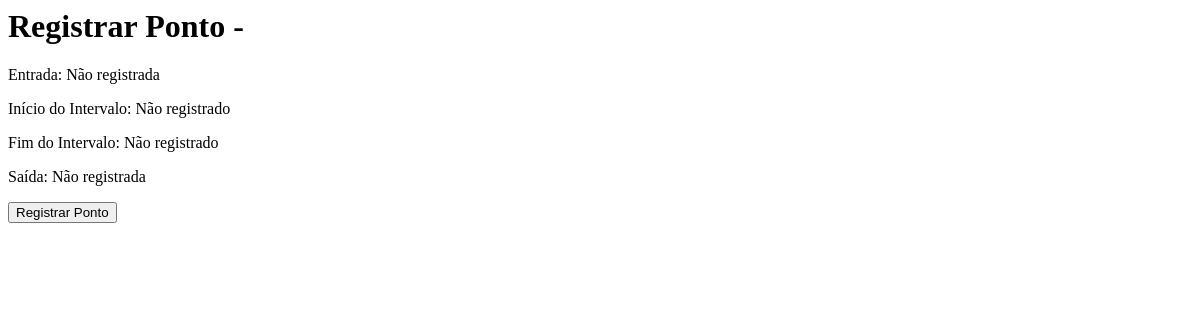
The app's page /registrar_ponto/ (signed in), older data.
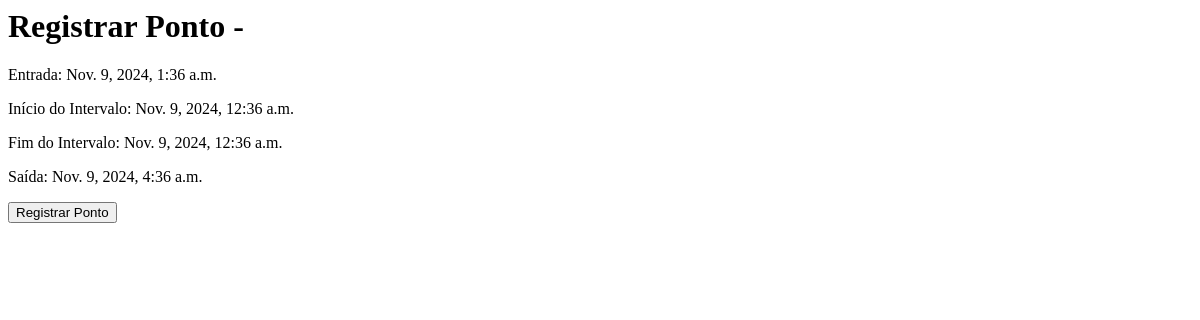
The same page, newer data.
### ponto/models.py (models this page shows, shortened)
class Ponto(models.Model):
    funcionario = models.ForeignKey(Funcionario, on_delete=models.CASCADE)
    data = models.DateField()
    entrada = models.DateTimeField(null=True, blank=True)
    inicio_intervalo = models.DateTimeField(null=True, blank=True)
    fim_intervalo = models.DateTimeField(null=True, blank=True)
    saida = models.DateTimeField(null=True, blank=True)

### ponto/views.py (the view, shortened to what this page needs)
# urls.py: path('registrar_ponto/', views.registrar_ponto, name='registrar_ponto'),
@login_required
def registrar_ponto(request):
    funcionario = request.user.funcionario
    hoje = timezone.now().date()
    ponto = Ponto.objects.filter(funcionario=funcionario, data=hoje).first()
    context = {
        'ponto': ponto,
        'hoje': hoje
    }
    return render(request, 'registrar_ponto.html', context)

### ponto/templates/registrar_ponto.html (shortened to what this page needs)
<h1>Registrar Ponto - {{ funcionario.nome }}</h1>
{% if ponto.entrada %}
    <p>Entrada: {{ ponto.entrada }}</p>
{% else %}
    <p>Entrada: Não registrada</p>
{% endif %}
{% if ponto.inicio_intervalo %}
    <p>Início do Intervalo: {{ ponto.inicio_intervalo }}</p>
{% else %}
    <p>Início do Intervalo: Não registrado</p>
{% endif %}
{% if ponto.fim_intervalo %}
    <p>Fim do Intervalo: {{ ponto.fim_intervalo }}</p>
{% else %}
    <p>Fim do Intervalo: Não registrado</p>
{% endif %}
{% if ponto.saida %}
    <p>Saída: {{ ponto.saida }}</p>
{% else %}
    <p>Saída: Não registrada</p>
{% endif %}
<form method="POST">
    <button type="submit">Registrar Ponto</button>
</form>

Row changes from the older to the newer data that the page shows:
added Ponto: entrada "Nov. 9, 2024, 1:36 a.m.", inicio_intervalo "Nov. 9, 2024, 12:36 a.m.", fim_intervalo "Nov. 9, 2024, 12:36 a.m.", saida "Nov. 9, 2024, 4:36 a.m."
Text that changed along with them:
text no longer shown: "Entrada: Não registrada Início do Intervalo: Não registrado Fim do Intervalo: Não registrado Saída: Não registrada"
text now shown: "Entrada: Início do Intervalo: Fim do Intervalo: Saída:"
